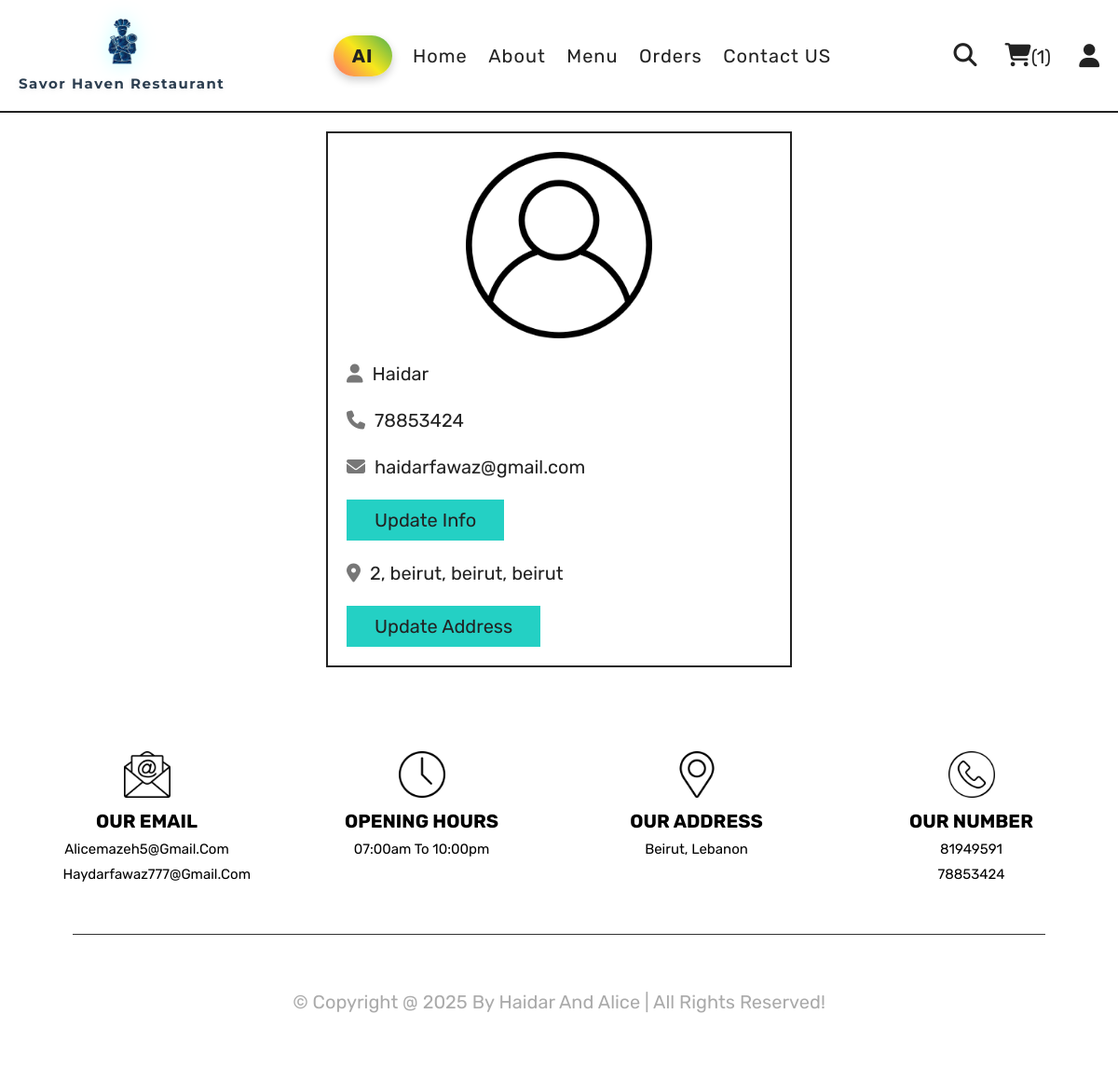
The app's page /profile.php (signed in) with its own data.
### tables this page shows
CREATE TABLE `users` (
  `id` int(100) NOT NULL,
  `name` varchar(20) NOT NULL,
  `email` varchar(50) NOT NULL,
  `number` varchar(10) NOT NULL,
  `password` varchar(50) NOT NULL,
  `address` varchar(500) NOT NULL
);

### profile.php (the view, shortened to what this page needs)
<?php
include 'components/connect.php';
?>
<!DOCTYPE html>
<html lang="en">
<head>
   <link rel="stylesheet" href="https://cdnjs.cloudflare.com/ajax/libs/font-awesome/6.1.1/css/all.min.css">
   <link rel="stylesheet" href="css/style.css">
</head>
<body>
<?php include 'components/user_header.php'; ?>
<section class="user-details">
   <div class="user">
      <img src="images/user-icon.png" alt="">
      <p><i class="fas fa-user"></i><span><span><?= $fetch_profile['name']; ?></span></span></p>
      <p><i class="fas fa-phone"></i><span><?= $fetch_profile['number']; ?></span></p>
      <p><i class="fas fa-envelope"></i><span><?= $fetch_profile['email']; ?></span></p>
      <a href="update_profile.php" class="btn">update info</a>
      <p class="address"><i class="fas fa-map-marker-alt"></i><span><?php if($fetch_profile['address'] == ''){echo 'please enter your address';}else{echo $fetch_profile['address'];} ?></span></p>
      <a href="update_address.php" class="btn">update address</a>
   </div>
</section>
<?php include 'components/footer.php'; ?>
</body>
</html>

### css/style.css (style rules this page uses)
:root { --yellow:#fed330; --red:#e74c3c; --white:#fff; --black:#222; --light-color:#777; --border:.2rem solid var(--black); }
* { font-family: 'Rubik', sans-serif; margin:0; padding:0; box-sizing: border-box; outline: none; border: none; text-decoration: none; }
html { font-size: 62.5%; overflow-x: hidden; scroll-behavior: smooth; stop-opacity: 7rem; }
section { margin:0 auto; max-width: 1200px; padding:2rem; }
.btn, .delete-btn { margin-top: 1rem; display: inline-block; font-size: 2rem; padding:1rem 3rem; cursor: pointer; text-transform: capitalize; transition: .2s linear; }
.btn { background-color: #24d0c4; color:var(--black); }
.user-details .user { max-width: 50rem; margin:0 auto; border:var(--border); padding:2rem; }
.user-details .user img { width: 100%; height: 20rem; object-fit: contain; margin-bottom: 1rem; }
.user-details .user p { padding:1rem 0; line-height: 1.5; font-size: 2rem; }
.user-details .user p span { color:var(--black); }
.user-details .user p i { margin-right: 1rem; color:var(--light-color); }
.user-details .user .address { margin-top: 1rem; }

### records on screen
users: name "Haidar", number "78853424", email "haidarfawaz@gmail.com", address "2, beirut, beirut, beirut"

### other values on screen
$total_cart_items "1"
